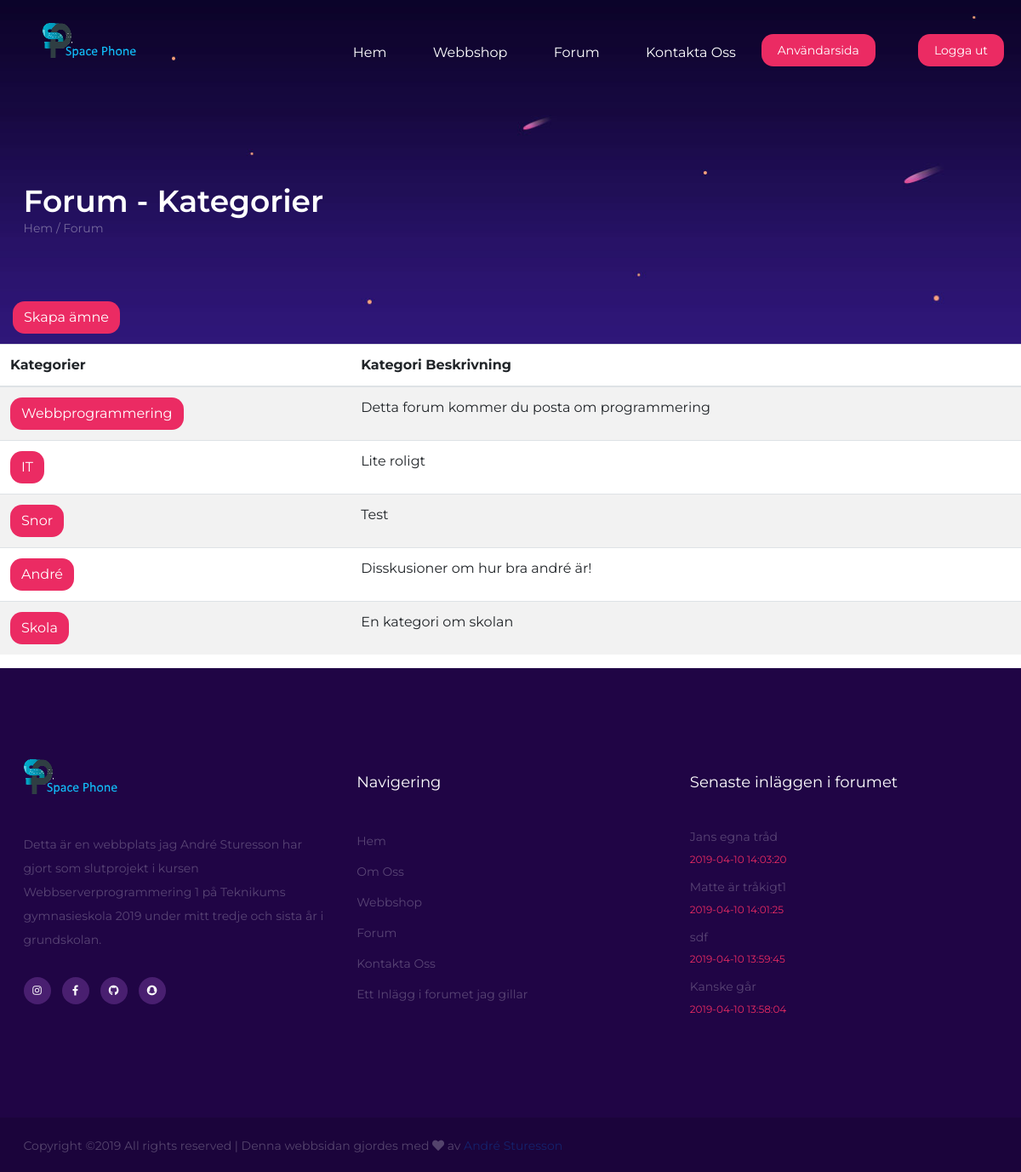
The page /forum.php (signed in) on the database as committed earlier.
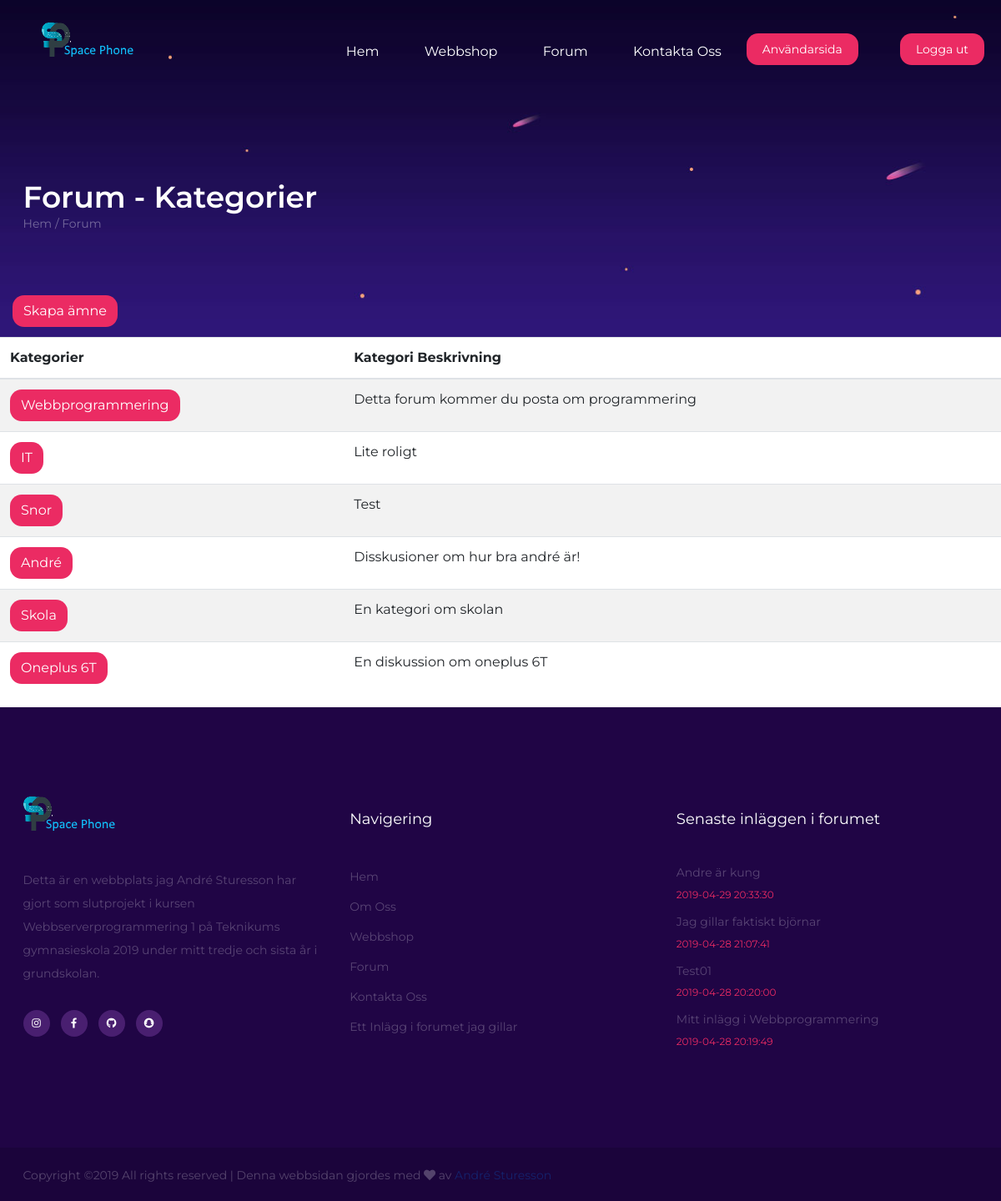
The same page on the database as committed later.
### tables this page shows
CREATE TABLE `kategorier` (
  `kat_id` int(8) NOT NULL,
  `kat_namn` varchar(255) NOT NULL,
  `kat_beskrivning` varchar(255) NOT NULL
);

### forum.php (the view, shortened to what this page needs)
<?php
include 'header.php';
include 'nav.php';
?>
<section class="page-top-section set-bg" data-setbg="img/topp-på-sida.jpg">
  <div class="container">
    <h2>Forum - Kategorier
    </h2>
    <div class="site-breadcrumb">
      <a href="index.php">Hem
      </a> /
      <span>Forum
      </span>
    </div>
  </div>
    <button class="btn registreraknapp nere" onclick="window.location.href='skapa-ämne.php'">Skapa ämne</button>
</section>
<?php
if (isset($_SESSION['user']))
{
  ?>
  <?php
  $query = "SELECT kat_id, kat_namn, kat_beskrivning FROM kategorier";
  try{
    $result = $db->prepare($query);
    $result->execute();
    $rows = $result->fetchAll();
    $result1 = $db->prepare($query);
    $result1->execute();
    $row_count = $result1->fetchAll(PDO::FETCH_NUM);
  }
  catch(PDOException $ex){
    die("Kunde inte köra queryn: " . $ex->getMessage());
  }
  if(!$result)
  {
    echo 'Kategorierna kunde inte visas, Testa igen en annan gång :).';
  }
  else
  {
    if($row_count == 0)
    {
      echo 'Finns inga kategorier än.';
    }
  else
  {
  ?>
  <table class="table table-striped">
    <thead>
      <tr>
        <th scope="col">Kategorier
        </th>
        <th scope="col">Kategori Beskrivning
        </th>
      </tr>
    </thead>
    <tbody>
      <?php foreach($rows as $row): ?>
      <tr>
        <td>
          <a href="ämne.php?id=<?php echo $row['kat_id'];?>"class="btn registreraknapp">
            <?php echo htmlentities($row['kat_namn'], ENT_QUOTES, 'UTF-8'); ?>
          </a>
        </td>
        <td>
          <?php echo htmlentities($row['kat_beskrivning'], ENT_QUOTES, 'UTF-8'); ?>
        </td>
      </tr>
      <?php endforeach; ?>
    </tbody>
  </table>
  <?php
    }
  }
    }
?>
<?php
include 'footer.php';
?>

### header.php (shortened to what this page needs)
<!DOCTYPE html>
<html lang="sv">
<head>
	<link rel="stylesheet" href="https://stackpath.bootstrapcdn.com/bootstrap/4.3.1/css/bootstrap.min.css">
	<link rel="stylesheet" href="css/bootstrap.min.css"/>
	<link rel="stylesheet" href="css/font-awesome.min.css"/>
	<link rel="stylesheet" href="css/flaticon.css"/>
	<link rel="stylesheet" href="css/owl.carousel.min.css"/>
	<link rel="stylesheet" href="css/animate.css"/>
	<link rel="stylesheet" href="css/style.css"/>
  <link rel="stylesheet" href="https://use.fontawesome.com/releases/v5.3.1/css/all.css">
</head>

### nav.php (shortened to what this page needs)
    <body>
        <header class="header-section">
            <a href="./index.php" class="site-logo"><img src="./img/logo.png" alt=""></a>
            <div class="nav-warp">
                <div class="user-panel">
<?php
  if (isset($_SESSION['user']))
  {
    echo '<a href="loggaut.php" class="logout registreraknapp" style="text-decoration:none">Logga ut</a>';
  }
      else
      {
        echo '<a href="./login.php">Logga In</a>';
      }
?>
                </div>
                        <?php if(isset($_SESSION['user'])): ?>
                              <div class="user-panel1">
                            <a href="./usersite.php">Användarsida</a>
                              </div>
                            <?php else: ?>
                                <div class="user-panel1">
                                <a href="register.php" style="text-decoration:none">Registrera</a>
                              </div>
                                <?php endif; ?>
                    <ul class="main-menu">
                        <li><a href="./index.php">Hem</a></li>
                        <li><a href="./handla.php">Webbshop</a></li>
                        <li><a href="./forum.php">Forum</a></li>
                        <li><a href="./kontakt.php">Kontakta Oss</a></li>
                    </ul>
                </div>
        </header>

### footer.php (shortened to what this page needs)
<section class="footer-top-section text-white spad">
  <div class="container">
    <div class="row">
      <div class="col-lg-4">
        <div class="footer-widget about-widget">
          <img src="./img/logo.png" alt="logo">
          <p>Detta är en webbplats jag André Sturesson har gjort som slutprojekt i kursen Webbserverprogrammering 1 på Teknikums gymnasieskola 2019 under mitt tredje och sista år i grundskolan.</p>
          <div class="fw-social social">
            <a href="https://www.instagram.com/andre_sturesson/"><i class="fab fa-instagram"></i></a>
            <a href="https://www.facebook.com/andre.sturesson.9"><i class="fab fa-facebook-f"></i></a>
            <a href="https://github.com/AnStu00/Slutprojekt---Webbserverprogrammering"><i class="fab fa-github"></i></a>
            <a href="#"><i class="fab fa-snapchat"></i></a>
          </div>
        </div>
      </div>
      <div class="col-lg-4 col-md-6">
        <div class="footer-widget">
          <h4 class="fw-title">Navigering</h4>
          <div class="row">
            <div class="col-sm-8">
              <ul>
                <li><a href="">Hem</a></li>
                <li><a href="">Om Oss</a></li>
                <li><a href="">Webbshop</a></li>
                <li><a href="">Forum</a></li>
                <li><a href="">Kontakta Oss</a></li>
                <li><a href="">Ett Inlägg i forumet jag gillar</a></li>
              </ul>
            </div>
          </div>
        </div>
      </div>
      <div class="col-lg-4  col-md-6">
        <div class="footer-widget">
          <h4 class="fw-title">Senaste inläggen i forumet</h4>
          <div class="fw-latest-post-widget">
            <?php
            $query ="SELECT * FROM ämne ORDER BY topic_datum DESC";
            try{
              $result = $db->prepare($query);
              $result->execute();
              $rows = $result->fetchAll();
            }
            catch(PDOException $ex){
              die("Kunde inte köra queryn: " . $ex->getMessage());
            }
            $i=0;
  foreach($rows as $row){
    ?>
    <div class="lp-item">
      <div class="lp-content">
        <a href="inlagg.php?id=<?php echo $row['topic_id'];?>"><h6><?php echo $row['topic_subject'];?></h6></a>
        <span><?php echo $row['topic_datum'];?></span>
      </div>
    </div>
    <?php
  $i++;
  if($i==4) break;
  }
            ?>
          </div>
        </div>
      </div>
    </div>
  </div>
</section>
<footer class="footer-section">
  <div class="container">
    <div class="copyright">
Copyright &copy;<script>document.write(new Date().getFullYear());</script> All rights reserved | Denna webbsidan gjordes med <i class="fas fa-heart" aria-hidden="true"></i> av <a href="André Sturesson" target="_blank">André Sturesson</a>
</div>
  </div>
</footer>
</body>

### css/style.css (style rules this page uses)
html, body { height: 100%; font-family: 'Montserrat', sans-serif; -webkit-font-smoothing: antialiased; font-smoothing: antialiased; }
h1, h2, h3, h4, h5, h6 { margin: 0; color: #1c1c1c; font-weight: 600; }
h2 { font-size: 36px; }
h4 { font-size: 24px; }
h6 { font-size: 16px; }
p { font-size: 14px; color: #585858; line-height: 2; }
img { max-width: 100%; }
ul, ol { padding: 0; margin: 0; }
.set-bg { background-repeat: no-repeat; background-size: cover; background-position: top center; }
.spad { padding-top: 105px; padding-bottom: 105px; }
.text-white h1, .text-white h2, .text-white h3, .text-white h4, .text-white h5, .text-white h6, .text-white p, .text-white span, .text-white li, .text-white a { color: #fff; }
.social { display: -ms-flex; display: -webkit-box; display: -ms-flexbox; display: flex; }
.social a { display: -ms-inline-flex; display: -webkit-inline-box; display: -ms-inline-flexbox; display: inline-flex; width: 32px; height: 32px; color: #fff; background: #491f70; -webkit-box-align: center; -ms-flex-align: center; align-items: center; -webkit-box-pack: center; -ms-flex-pack: center; justify-content: center; border-radius: 50%; margin-right: 13px; font-size: 12px; -webkit-transition: all 0.4s; -o-transition: all 0.4s; transition: all 0.4s; }
.header-section { position: absolute; width: 100%; padding-top: 25px; z-index: 99; }
.site-logo { display: inline-block; margin-left: 50px; }
.nav-warp { float: right; }
.main-menu { list-style: none; float: right; padding-top: 25px; }
.main-menu li { display: inline; }
.main-menu li a { display: inline-block; font-size: 16px; color: #fff; margin-left: 50px; -webkit-transition: all 0.4s; -o-transition: all 0.4s; transition: all 0.4s; }
.registreraknapp { background: #eb2b63; color:white; border-radius: 14px; }
.nere { float:left; margin-top: 75px; margin-left: 15px; }
.user-panel { float: right; background: #eb2b63; color: #fff; margin-left: 30px; margin-right: 70px; margin-top: 15px; font-size: 14px; padding: 12px 19px; line-height: 1; border-radius: 14px; }
.user-panel a { color: #fff; }
.user-panel1 { float: right; background: #eb2b63; color: #fff; margin-left: 30px; margin-right: 70px; margin-top: 15px; font-size: 14px; padding: 12px 19px; line-height: 1; border-radius: 14px; }
.user-panel1 a { color: #fff; }
.footer-top-section { background: #200545; }
.footer-widget .fw-title { font-size: 18px; font-weight: 400; line-height: 1; margin-bottom: 45px; padding-top: 20px; }
.footer-widget ul { list-style: none; padding-top: 5px; }
.footer-widget ul li a { display: block; margin-bottom: 15px; font-size: 14px; color: #fff; opacity: 0.25; }
.footer-widget.about-widget img { margin-bottom: 40px; }
.footer-widget.about-widget p { opacity: 0.25; margin-bottom: 30px; }
.fw-latest-post-widget .lp-item, .sb-latest-post-widget .lp-item { margin-bottom: 11px; display: block; overflow: hidden; }
.fw-latest-post-widget .lp-content, .sb-latest-post-widget .lp-content { overflow: hidden; padding-top: 2px; }
.fw-latest-post-widget .lp-content h6, .sb-latest-post-widget .lp-content h6 { font-size: 14px; font-weight: 400; opacity: 0.25; color: #fff; margin-bottom: 5px; }
.fw-latest-post-widget .lp-content span, .sb-latest-post-widget .lp-content span { font-size: 12px; color: #eb2b63; }
.footer-section { background: #1b043b; overflow: hidden; padding: 20px 0px; }
.copyright { float: left; color: #fff; font-size: 14px; padding-top: 3px; opacity: 0.25; }
.page-top-section { height: 404px; padding-top: 215px; }
.page-top-section h2 { color: #fff; }
.site-breadcrumb { color: #fff; opacity: 0.37; font-size: 14px; }
.site-breadcrumb a { color: #fff; }
@media (min-width: 1200px) { .container { max-width: 1175px; } }
@media (min-width: 1200px) { .user-panel { margin-left: 30px; margin-right: 20px; } }
@media (min-width: 1200px) { .user-panel1 { margin-left: 30px; margin-right: 20px; } }

Rows that differ between the two databases and show on the page:
removed ämne: topic_subject "Jans egna tråd", topic_datum "2019-04-10 14:03:20"
removed ämne: topic_subject "Matte är tråkigt1", topic_datum "2019-04-10 14:01:25"
removed ämne: topic_subject "sdf", topic_datum "2019-04-10 13:59:45"
removed ämne: topic_subject "Kanske går", topic_datum "2019-04-10 13:58:04"
added kategorier: kat_namn "Oneplus 6T", kat_beskrivning "En diskussion om oneplus 6T"
added ämne: topic_subject "Andre är kung", topic_datum "2019-04-29 20:33:30"
added ämne: topic_subject "Jag gillar faktiskt björnar", topic_datum "2019-04-28 21:07:41"
added ämne: topic_subject "Test01", topic_datum "2019-04-28 20:20:00"
added ämne: topic_subject "Mitt inlägg i Webbprogrammering", topic_datum "2019-04-28 20:19:49"
